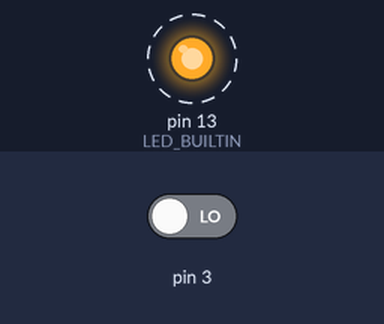
Bench run of a sketch on a simulated Arduino Uno, built with avr-gcc and run on an emulated ATmega328P. On the bench: output pins drawn as LEDs (lit = HIGH). Dashed ring = blinking. The inputs (shaded band) are chosen by the test bench; at power-on: pin 3 LOW. What the sketch prints to the serial monitor is not drawn.

Above: at 1.2 s.
1.3 s: pin 3 driven HIGH
Timing chart, 0 to 10.3 s (numbered marks = the images above; inputs shaded):
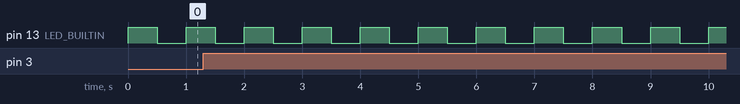

Measured:
- by itself, pin 13 (LED_BUILTIN): alternates HIGH for 0.50 s and LOW for 0.50 s

The sketch:

actividad2.ino
```cpp
// led pin
int led_pin = 13;

// counter
int counter = 0;

void setup() {
  Serial.begin(9600);
  pinMode(LED_BUILTIN, OUTPUT);
  cli();
  DDRD &= ~(1 << DDD1);
  PORTD |= (1 << PORTD1);
  EICRA |= (1 << ISC10);
  EIMSK |= (1 << INT1);
  sei();
}

ISR(INT1_vect)
{
  counter = counter + 1;
  Serial.println(counter);
}

void loop() {
  digitalWrite(LED_BUILTIN, HIGH);   // turn the LED on (HIGH is the voltage level)
  delay(500);                       // wait for a second
  digitalWrite(LED_BUILTIN, LOW);    // turn the LED off by making the voltage LOW
  delay(500);                       // wait for a second
}
```
